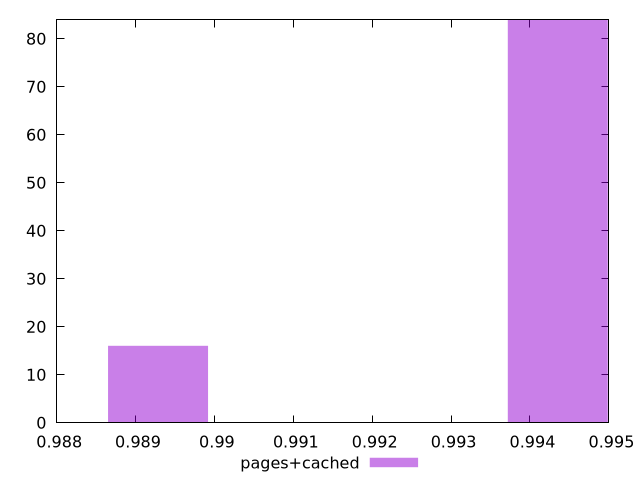

Write gnuplot code to recreate this figure.
$_pagesCached <<EOF
0.9943523702493103 84
0.9892856065792502 16
EOF
set key outside below
set terminal pngcairo
set output "report_00005_2020-11-02T22-26-11.212Z/first-cpu-idle/pages+cached//hist.png"
set yrange [0:84]
set boxwidth 0.001266690917515045
set style fill transparent solid 0.5 noborder
plot $_pagesCached title "pages+cached" with boxes ,
